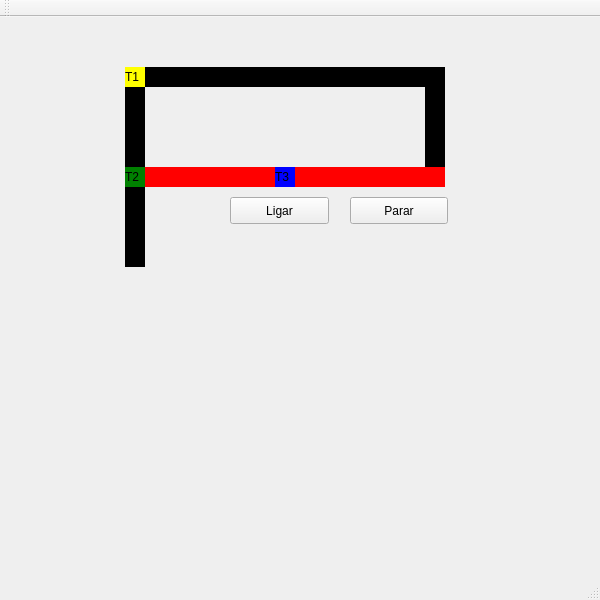
<?xml version="1.0" encoding="UTF-8"?>
<ui version="4.0">
    <class>MainWindow</class>
    
    <widget class="QMainWindow" name="MainWindow">
        <property name="geometry">
            <rect>
                <x>0</x>
                <y>0</y>
                <width>600</width>
                <height>600</height>
            </rect>
        </property>
        <property name="windowTitle">
            <string>Projeto dos Trens</string>
        </property>
    
        <widget class="QWidget" name="centralWidget">

            <!-- TREM 1 -->
            <widget class="QLabel" name="label_trem1">
                <property name="geometry">
                    <rect>
                        <x>125</x>
                        <y>50</y>
                        <width>20</width>
                        <height>20</height>
                    </rect>
                </property>
                <property name="styleSheet">
                    <string notr="true">QLabel { background: yellow }</string>
                </property>
                <property name="text">
                    <string>T1</string>
                </property>
            </widget>

            <!-- TREM 2 -->
            <widget class="QLabel" name="label_trem2">
                <property name="geometry">
                    <rect>
                      <x>125</x>
                      <y>150</y>
                      <width>20</width>
                      <height>20</height>
                    </rect>
                </property>
                <property name="styleSheet">
                    <string notr="true">QLabel { background: green }</string>
                </property>
                <property name="text">
                    <string>T2</string>
                </property>
            </widget>

            <!-- TREM 3 -->
            <widget class="QLabel" name="label_trem3">
                <property name="geometry">
                    <rect>
                        <x>275</x>
                        <y>150</y>
                        <width>20</width>
                        <height>20</height>
                    </rect>
                </property>
                <property name="styleSheet">
                    <string notr="true">QLabel { background: blue }</string>
                </property>
                <property name="text">
                    <string>T3</string>
                </property>
            </widget>

            <!-- TREM 4 -->
            <!-- <widget class="QLabel" name="label_trem4">
                <property name="geometry">
                    <rect>
                        <x>50</x>
                        <y>250</y>
                        <width>20</width>
                        <height>20</height>
                    </rect>
                </property>
                <property name="styleSheet">
                    <string notr="true">QLabel { background: pink }</string>
                </property>
                <property name="text">
                    <string>T4</string>
                </property>
            </widget> -->

            <!-- TREM 5 -->
            <!-- <widget class="QLabel" name="label_trem5">
                <property name="geometry">
                    <rect>
                        <x>200</x>
                        <y>250</y>
                        <width>20</width>
                        <height>20</height>
                    </rect>
                </property>
                <property name="styleSheet">
                    <string notr="true">QLabel { background: grey }</string>
                </property>
                <property name="text">
                    <string>T5</string>
                </property>
            </widget> -->

            <!-- TREM 6 -->
            <!-- <widget class="QLabel" name="label_trem6">
                <property name="geometry">
                    <rect>
                        <x>350</x>
                        <y>250</y>
                        <width>20</width>
                        <height>20</height>
                    </rect>
                </property>
                <property name="styleSheet">
                    <string notr="true">QLabel { background: cyan }</string>
                </property>
                <property name="text">
                    <string>T6</string>
                </property>
            </widget> -->
            

            <!-- Trilhos T1 -->
            <widget class="QLabel" name="label_trilho1">
                <property name="geometry">
                    <rect>
                        <x>125</x>
                        <y>50</y>
                        <width>300</width>
                        <height>20</height>
                    </rect>
                </property>
                <property name="styleSheet">
                    <string notr="true">QLabel { background: black }</string>
                </property>
                <property name="text">
                    <string/>
                </property>
            </widget>

            <widget class="QLabel" name="label_trilho2">
                <property name="geometry">
                    <rect>
                        <x>125</x>
                        <y>50</y>
                        <width>20</width>
                        <height>100</height>
                    </rect>
                </property>
                <property name="styleSheet">
                    <string notr="true">QLabel { background: black }</string>
                </property>
                <property name="text">
                    <string/>
                </property>
            </widget>

            <widget class="QLabel" name="label_trilho3">
                <property name="geometry">
                    <rect>
                        <x>125</x>
                        <y>150</y>
                        <width>150</width>
                        <height>20</height>
                    </rect>
                </property>
                <property name="styleSheet">
                    <string notr="true">QLabel { background: red }</string>
                </property>
                <property name="text">
                    <string/>
                </property>
            </widget>

            <widget class="QLabel" name="label_trilho4">
                <property name="geometry">
                    <rect>
                        <x>295</x>
                        <y>150</y>
                        <width>150</width>
                        <height>20</height>
                    </rect>
                </property>
                <property name="styleSheet">
                    <string notr="true">QLabel { background: red }</string>
                </property>
                <property name="text">
                    <string/>
                </property>
            </widget>

            <widget class="QLabel" name="label_trilho5">
                <property name="geometry">
                    <rect>
                        <x>425</x>
                        <y>50</y>
                        <width>20</width>
                        <height>100</height>
                    </rect>
                </property>
                <property name="styleSheet">
                    <string notr="true">QLabel { background: black }</string>
                </property>
                <property name="text">
                    <string/>
                </property>
            </widget>

            <!-- Trilhos T2 -->
            <widget class="QLabel" name="label_trilho6">
                <property name="geometry">
                    <rect>
                        <x>125</x>
                        <y>150</y>
                        <width>20</width>
                        <height>100</height>
                    </rect>
                </property>
                <property name="styleSheet">
                    <string notr="true">QLabel { background: black }</string>
                </property>
                <property name="text">
                    <string/>
                </property>
            </widget>

            <!-- <widget class="QLabel" name="label_trilho7">
                <property name="geometry">
                    <rect>
                        <x>125</x>
                        <y>250</y>
                        <width>75</width>
                        <height>20</height>
                    </rect>
                </property>
                <property name="styleSheet">
                    <string notr="true">QLabel { background: red }</string>
                </property>
                <property name="text">
                    <string/>
                </property>
            </widget> -->

            <!-- <widget class="QLabel" name="label_trilho8">
                <property name="geometry">
                    <rect>
                        <x>200</x>
                        <y>250</y>
                        <width>75</width>
                        <height>20</height>
                    </rect>
                </property>
                <property name="styleSheet">
                    <string notr="true">QLabel { background: red }</string>
                </property>
                <property name="text">
                    <string/>
                </property>
            </widget> -->

            <!-- <widget class="QLabel" name="label_trilho9">
                <property name="geometry">
                    <rect>
                        <x>275</x>
                        <y>150</y>
                        <width>20</width>
                        <height>100</height>
                    </rect>
                </property>
                <property name="styleSheet">
                    <string notr="true">QLabel { background: red }</string>
                </property>
                <property name="text">
                    <string/>
                </property>
            </widget> -->

            <!-- Trilhos T3 -->
            <!-- <widget class="QLabel" name="label_trilho10">
                <property name="geometry">
                    <rect>
                        <x>275</x>
                        <y>250</y>
                        <width>75</width>
                        <height>20</height>
                    </rect>
                </property>
                <property name="styleSheet">
                    <string notr="true">QLabel { background: red }</string>
                </property>
                <property name="text">
                    <string/>
                </property>
            </widget>

            <widget class="QLabel" name="label_trilho11">
                <property name="geometry">
                    <rect>
                        <x>350</x>
                        <y>250</y>
                        <width>75</width>
                        <height>20</height>
                    </rect>
                </property>
                <property name="styleSheet">
                    <string notr="true">QLabel { background: red }</string>
                </property>
                <property name="text">
                    <string/>
                </property>
            </widget>

            <widget class="QLabel" name="label_trilho12">
                <property name="geometry">
                    <rect>
                        <x>425</x>
                        <y>150</y>
                        <width>20</width>
                        <height>100</height>
                    </rect>
                </property>
                <property name="styleSheet">
                    <string notr="true">QLabel { background: black }</string>
                </property>
                <property name="text">
                    <string/>
                </property>
            </widget> -->

            <!-- Trilhos T4 -->
            <!-- <widget class="QLabel" name="label_trilho13">
                <property name="geometry">
                    <rect>
                        <x>50</x>
                        <y>250</y>
                        <width>75</width>
                        <height>20</height>
                    </rect>
                </property>
                <property name="styleSheet">
                    <string notr="true">QLabel { background: black }</string>
                </property>
                <property name="text">
                    <string/>
                </property>
            </widget>

            <widget class="QLabel" name="label_trilho14">
                <property name="geometry">
                    <rect>
                        <x>50</x>
                        <y>250</y>
                        <width>20</width>
                        <height>100</height>
                    </rect>
                </property>
                <property name="styleSheet">
                    <string notr="true">QLabel { background: black }</string>
                </property>
                <property name="text">
                    <string/>
                </property>
            </widget>

            <widget class="QLabel" name="label_trilho15">
                <property name="geometry">
                    <rect>
                        <x>50</x>
                        <y>350</y>
                        <width>150</width>
                        <height>20</height>
                    </rect>
                </property>
                <property name="styleSheet">
                    <string notr="true">QLabel { background: black }</string>
                </property>
                <property name="text">
                    <string/>
                </property>
            </widget>

            <widget class="QLabel" name="label_trilho16">
                <property name="geometry">
                    <rect>
                        <x>200</x>
                        <y>250</y>
                        <width>20</width>
                        <height>100</height>
                    </rect>
                </property>
                <property name="styleSheet">
                    <string notr="true">QLabel { background: red }</string>
                </property>
                <property name="text">
                    <string/>
                </property>
            </widget> -->

            <!-- Trilhos T5 -->
            <!-- <widget class="QLabel" name="label_trilho17">
                <property name="geometry">
                    <rect>
                        <x>200</x>
                        <y>350</y>
                        <width>150</width>
                        <height>20</height>
                    </rect>
                </property>
                <property name="styleSheet">
                    <string notr="true">QLabel { background: black }</string>
                </property>
                <property name="text">
                    <string/>
                </property>
            </widget>

            <widget class="QLabel" name="label_trilho18">
                <property name="geometry">
                    <rect>
                        <x>350</x>
                        <y>250</y>
                        <width>20</width>
                        <height>150</height>
                    </rect>
                </property>
                <property name="styleSheet">
                    <string notr="true">QLabel { background: red }</string>
                </property>
                <property name="text">
                    <string/>
                </property>
            </widget> -->

            <!-- Trilhos T6 -->
            <!-- <widget class="QLabel" name="label_trilho19">
                <property name="geometry">
                    <rect>
                        <x>350</x>
                        <y>350</y>
                        <width>150</width>
                        <height>20</height>
                    </rect>
                </property>
                <property name="styleSheet">
                    <string notr="true">QLabel { background: black }</string>
                </property>
                <property name="text">
                    <string/>
                </property>
            </widget>

            <widget class="QLabel" name="label_trilho20">
                <property name="geometry">
                    <rect>
                        <x>500</x>
                        <y>250</y>
                        <width>20</width>
                        <height>150</height>
                    </rect>
                </property>
                <property name="styleSheet">
                    <string notr="true">QLabel { background: black }</string>
                </property>
                <property name="text">
                    <string/>
                </property>
            </widget>

            <widget class="QLabel" name="label_trilho21">
                <property name="geometry">
                    <rect>
                        <x>425</x>
                        <y>250</y>
                        <width>75</width>
                        <height>20</height>
                    </rect>
                </property>
                <property name="styleSheet">
                    <string notr="true">QLabel { background: black }</string>
                </property>
                <property name="text">
                    <string/>
                </property>
            </widget> -->

            <widget class="QPushButton" name="pushButton">
                <property name="geometry">
                    <rect>
                        <x>230</x>
                        <y>180</y>
                        <width>99</width>
                        <height>27</height>
                    </rect>
                </property>
                <property name="text">
                    <string>Ligar</string>
                </property>
            </widget>
   
            <widget class="QPushButton" name="pushButton_2">
                <property name="geometry">
                <rect>
                    <x>350</x>
                    <y>180</y>
                    <width>98</width>
                    <height>27</height>
                </rect>
                </property>
                <property name="text">
                    <string>Parar</string>
                </property>
            </widget>
 
    <zorder>label_trem1</zorder>
    <zorder>label_trem2</zorder>
    <zorder>label_trem3</zorder>
   
    <!-- <zorder>label_trilho1</zorder>
    <zorder>label_trilho2</zorder>
    <zorder>label_trilho3</zorder>
    <zorder>label_trilho4</zorder>
    <zorder>pushButton</zorder>
    <zorder>pushButton_2</zorder>
    <zorder>label_trilho4_2</zorder>
    <zorder>label_trilho1_2</zorder>
    <zorder>label_trilho2_2</zorder>

    <zorder>label_trem4</zorder>
    <zorder>label_trem5</zorder>
    <zorder>label_trem6</zorder> -->

    </widget>
  
    <widget class="QMenuBar" name="menuBar">
        <property name="geometry">
            <rect>
                <x>0</x>
                <y>0</y>
                <width>641</width>
                <height>22</height>
            </rect>
        </property>
    </widget>
    
    <widget class="QToolBar" name="mainToolBar">
        <attribute name="toolBarArea">
            <enum>TopToolBarArea</enum>
        </attribute>
        <attribute name="toolBarBreak">
            <bool>false</bool>
        </attribute>
    </widget>
  
    <widget class="QStatusBar" name="statusBar"/>
    </widget>

    <layoutdefault spacing="6" margin="11"/>
    <resources/>
    <connections/>
</ui>
